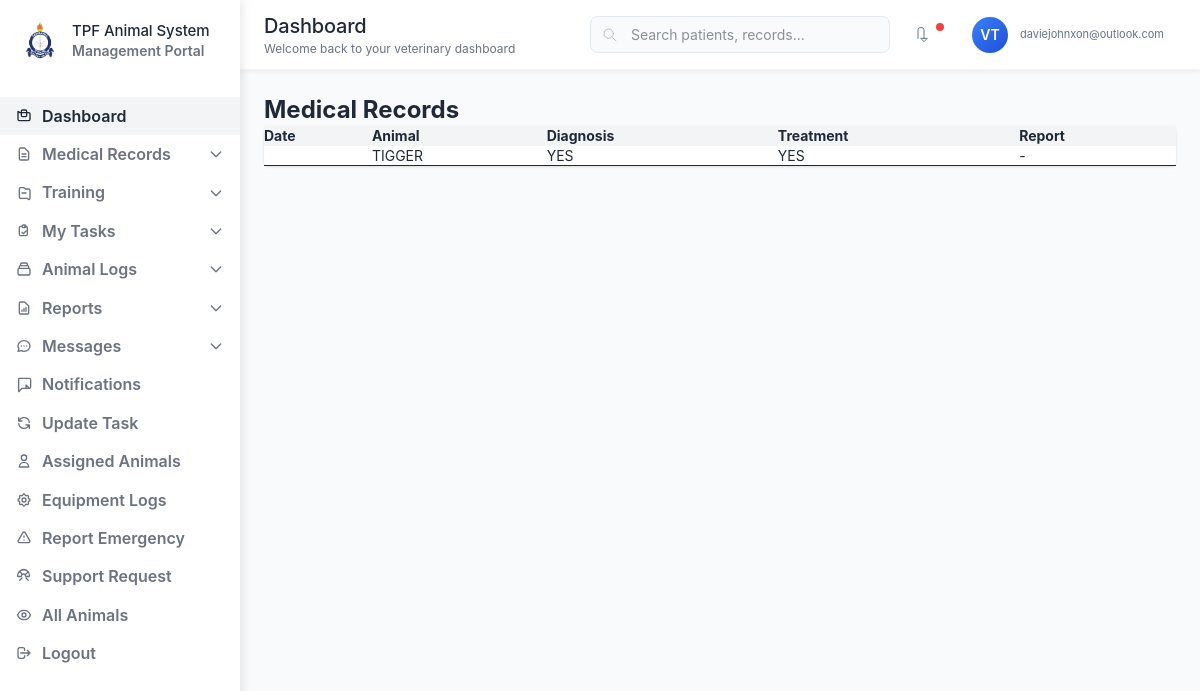
/dashboard/vet/Tps_Moshi/records/ (signed in), run on the app's committed database.
### accounts/models.py (models this page shows, shortened)
class CustomUser(AbstractUser):
    email = models.EmailField(unique=True)
    role = models.CharField(max_length=30, choices=ROLES)
    branch = models.ForeignKey('core.Branch', on_delete=models.SET_NULL, null=True, blank=True)

### core/models.py (models this page shows, shortened)
class MedicalRecord(models.Model):
    REPORT_TYPES = [
        ('breeding', 'Breeding'),
        ('lab_diagnosis', 'Lab Diagnosis'),
        ('deworming', 'Deworming'),
        ('postmortem', 'Postmortem'),
        ('transfer', 'Transfer'),
        ('referral', 'Referral'),
        ('dipping', 'Dipping'),
        ('surgery', 'Surgery'),
        ('vaccination', 'Vaccination'),
        ('checkup', 'Routine Checkup'),
        ('emergency', 'Emergency'),
    ]
    animal = models.ForeignKey(Animal, on_delete=models.CASCADE, related_name='medical_records')
    veterinarian = models.ForeignKey(CustomUser, on_delete=models.CASCADE, related_name='medical_records')
    report_type = models.CharField(max_length=50, choices=REPORT_TYPES)
    diagnosis = models.TextField()
    treatment = models.TextField()
    document = models.FileField(upload_to='medical_documents/', blank=True, null=True)
    weight = models.DecimalField(max_digits=5, decimal_places=2, blank=True, null=True)
    temperature = models.DecimalField(max_digits=4, decimal_places=1, blank=True, null=True)
    mating_date = models.DateField(blank=True, null=True)
    expected_delivery_date = models.DateField(blank=True, null=True)
    breeding_method = models.CharField(max_length=100, blank=True, null=True)
    lab_test_name = models.CharField(max_length=255, blank=True, null=True)
    test_result = models.TextField(blank=True, null=True)
    sample_type = models.CharField(max_length=100, blank=True, null=True)
    dewormer_name = models.CharField(max_length=100, blank=True, null=True)
    next_deworming_date = models.DateField(blank=True, null=True)
    cause_of_death = models.TextField(blank=True, null=True)
    postmortem_findings = models.TextField(blank=True, null=True)
    transfer_from = models.CharField(max_length=255, blank=True, null=True)
    transfer_to = models.CharField(max_length=255, blank=True, null=True)
    reason_for_transfer = models.TextField(blank=True, null=True)
    referred_to = models.CharField(max_length=255, blank=True, null=True)
    referral_reason = models.TextField(blank=True, null=True)
    dip_type = models.CharField(max_length=100, blank=True, null=True)
    dipping_location = models.CharField(max_length=255, blank=True, null=True)
    surgery_type = models.CharField(max_length=255, blank=True, null=True)
    anesthesia_used = models.CharField(max_length=255, blank=True, null=True)
    vaccine_name = models.CharField(max_length=255, blank=True, null=True)
    next_due_date = models.DateField(blank=True, null=True)
    date_recorded = models.DateTimeField(auto_now_add=True)
    updated_at = models.DateTimeField(auto_now=True)
    class Meta:
        ordering = ['-date_recorded']

class Animal(models.Model):
    SPECIES_CHOICES = [
        ('dog', 'Dog'),
        ('horse', 'Horse'),
        ('cat', 'Cat'),
        ('other', 'Other'),
    ]
    name = models.CharField(max_length=255)
    species = models.CharField(max_length=100, choices=SPECIES_CHOICES)
    breed = models.CharField(max_length=100, blank=True, null=True)
    force_number = models.CharField(max_length=100, unique=True)
    age = models.DecimalField(max_digits=5, decimal_places=2)
    date_of_birth = models.DateField(null=True, blank=True)
    owner_name = models.CharField(max_length=255)
    photo = models.ImageField(upload_to='animal_photos/', blank=True, null=True)
    branch = models.ForeignKey(Branch, on_delete=models.CASCADE)
    assigned_users = models.ManyToManyField(CustomUser, related_name='assigned_animals', blank=True)
    assigned_vet = models.ForeignKey(CustomUser, on_delete=models.SET_NULL, null=True, blank=True, related_name='vet_animals')
    created_at = models.DateTimeField(auto_now_add=True)
    updated_at = models.DateTimeField(auto_now=True)
    class Meta:
        ordering = ['-created_at']

### veterinarian_dashboard/views.py (the view)
# urls.py: path('<str:branch>/records/', medical_records_list, name='medical_records_list'),
@login_required
def medical_records_list(request, branch):
    if not is_authorized_branch(request.user, branch, role='veterinarian'):
        return render(request, 'errors/unauthorized.html', status=403)
    records = MedicalRecord.objects.filter(
        veterinarian=request.user,
        animal__branch__name__iexact=branch
    ).order_by('-date_recorded')
    return render(
        request,
        'veterinarian_dashboard/medical_records_list.html',
        {'records': records, 'branch': branch}
    )

### templates/veterinarian_dashboard/medical_records_list.html
{% extends "veterinarian_dashboard/base_dashboard.html" %}
{% block content %}
<h2 class="text-2xl font-bold mb-4">Medical Records</h2>
<table class="w-full table-auto bg-white rounded shadow">
    <thead class="bg-gray-100">
        <tr>
            <th class="px-4 py-2 text-left">Date</th>
            <th class="px-4 py-2 text-left">Animal</th>
            <th class="px-4 py-2 text-left">Diagnosis</th>
            <th class="px-4 py-2 text-left">Treatment</th>
            <th class="px-4 py-2 text-left">Report</th>
        </tr>
    </thead>
    <tbody>
        {% for record in records %}
        <tr class="border-b">
            <td class="px-4 py-2">{{ record.date }}</td>
            <td class="px-4 py-2">{{ record.animal.name }}</td>
            <td class="px-4 py-2">{{ record.diagnosis }}</td>
            <td class="px-4 py-2">{{ record.treatment }}</td>
            <td class="px-4 py-2">
                {% if record.document %}
                    <a href="{{ record.document.url }}" class="text-blue-600 underline" target="_blank">View</a>
                {% else %}
                    -
                {% endif %}
            </td>
        </tr>
        {% empty %}
        <tr><td colspan="5" class="text-center py-4">No records found.</td></tr>
        {% endfor %}
    </tbody>
</table>
{% endblock %}

### templates/veterinarian_dashboard/base_dashboard.html (shortened to what this page needs)
{% load static %}
<!DOCTYPE html>
<html lang="en">
<head>
  <link href="{% static 'css/dist/styles.css' %}" rel="stylesheet" />
</head>
<body>
<aside id="sidebar" class="sidebar">
  <div class="sidebar-logo flex items-center space-x-3">
    <img src="{% static 'images/tanzania-police-logo.png' %}" alt="Logo" class="w-10 h-10 object-contain" />
    <div>
      <div class="logo-text">TPF Animal System</div>
      <div class="logo-subtitle">Management Portal</div>
    </div>
  </div>
  <nav class="sidebar-nav">
    <a href="{% url 'vet_dashboard' branch=branch %}" class="nav-item {% block dashboard_active %}active{% endblock %}">
      Dashboard
    </a>
    <div class="nav-dropdown">
      <button class="nav-item" onclick="toggleDropdown(this)" aria-expanded="false">
        <svg class="nav-item-icon" fill="none" stroke="currentColor" viewBox="0 0 24 24" aria-hidden="true">
          <path stroke-linecap="round" stroke-linejoin="round" stroke-width="2" d="M9 12h6m-6 4h6m2 5H7a2 2 0 01-2-2V5a2 2 0 012-2h5.586a1 1 0 01.707.293l5.414 5.414a1 1 0 01.293.707V19a2 2 0 01-2 2z"/>
        </svg>
        Medical Records
        <svg class="dropdown-arrow" fill="none" stroke="currentColor" viewBox="0 0 24 24" aria-hidden="true">
          <path stroke-linecap="round" stroke-linejoin="round" stroke-width="2" d="M19 9l-7 7-7-7"/>
        </svg>
      </button>
    </div>
<div class="nav-dropdown">
  <button class="nav-item" onclick="toggleDropdown(this)" aria-expanded="false">
    <svg class="nav-item-icon" fill="none" stroke="currentColor" viewBox="0 0 24 24" aria-hidden="true">
      <path stroke-linecap="round" stroke-linejoin="round" stroke-width="2"
            d="M9 12h6m2 8H7a2 2 0 01-2-2V6a2 2 0 012-2h5l2 2h5a2 2 0 012 2v12a2 2 0 01-2 2z"/>
    </svg>
    Training
    <svg class="dropdown-arrow" fill="none" stroke="currentColor" viewBox="0 0 24 24" aria-hidden="true">
      <path stroke-linecap="round" stroke-linejoin="round" stroke-width="2" d="M19 9l-7 7-7-7"/>
    </svg>
  </button>
</div>
    <div class="nav-dropdown">
      <button class="nav-item" onclick="toggleDropdown(this)" aria-expanded="false">
        My Tasks
        <svg class="dropdown-arrow" fill="none" stroke="currentColor" viewBox="0 0 24 24" aria-hidden="true">
          <path stroke-linecap="round" stroke-linejoin="round" stroke-width="2" d="M19 9l-7 7-7-7"/>
        </svg>
      </button>
    </div>
    <div class="nav-dropdown">
      <button class="nav-item" onclick="toggleDropdown(this)" aria-expanded="false">
        Animal Logs
        <svg class="dropdown-arrow" fill="none" stroke="currentColor" viewBox="0 0 24 24" aria-hidden="true">
          <path stroke-linecap="round" stroke-linejoin="round" stroke-width="2" d="M19 9l-7 7-7-7"/>
        </svg>
      </button>
    </div>
    <div class="nav-dropdown">
      <button class="nav-item" onclick="toggleDropdown(this)" aria-expanded="false">
        <svg class="nav-item-icon" fill="none" stroke="currentColor" viewBox="0 0 24 24" aria-hidden="true">
          <path stroke-linecap="round" stroke-linejoin="round" stroke-width="2" d="M9 17v-2m3 2v-4m3 4v-6m2 10H7a2 2 0 01-2-2V5a2 2 0 012-2h5.586a1 1 0 01.707.293l5.414 5.414a1 1 0 01.293.707V19a2 2 0 01-2 2z"/>
        </svg>
        Reports
        <svg class="dropdown-arrow" fill="none" stroke="currentColor" viewBox="0 0 24 24" aria-hidden="true">
          <path stroke-linecap="round" stroke-linejoin="round" stroke-width="2" d="M19 9l-7 7-7-7"/>
        </svg>
      </button>
    </div>
    <div class="nav-dropdown">
      <button class="nav-item" onclick="toggleDropdown(this)" aria-expanded="false">
        Messages
        <svg class="dropdown-arrow" fill="none" stroke="currentColor" viewBox="0 0 24 24" aria-hidden="true">
          <path stroke-linecap="round" stroke-linejoin="round" stroke-width="2" d="M19 9l-7 7-7-7"/>
        </svg>
      </button>
    </div>
    <a href="{% url 'notifications' branch=branch %}" class="nav-item">
      <svg class="nav-item-icon" fill="none" stroke="currentColor" viewBox="0 0 24 24" aria-hidden="true">
        <path stroke-linecap="round" stroke-linejoin="round" stroke-width="2" d="M15 17h5l-5-5v5zM4 2v20l5-5h11a2 2 0 002-2V4a2 2 0 00-2-2H4z"/>
      </svg>
      Notifications
    </a>
    <a href="{% url 'update_task' branch=branch %}" class="nav-item">
      <svg class="nav-item-icon" fill="none" stroke="currentColor" viewBox="0 0 24 24" aria-hidden="true">
        <path stroke-linecap="round" stroke-linejoin="round" stroke-width="2" d="M4 4v5h.582m15.356 2A8.001 8.001 0 004.582 9m0 0H9m11 11v-5h-.581m0 0a8.003 8.003 0 01-15.357-2m15.357 2H15"/>
      </svg>
      Update Task
    </a>
    <a href="{% url 'animal_list' branch=branch %}" class="nav-item">
      <svg class="nav-item-icon" fill="none" stroke="currentColor" viewBox="0 0 24 24" aria-hidden="true">
        <path stroke-linecap="round" stroke-linejoin="round" stroke-width="2" d="M16 7a4 4 0 11-8 0 4 4 0 018 0zM12 14a7 7 0 00-7 7h14a7 7 0 00-7-7z"/>
      </svg>
      Assigned Animals
    </a>
    <a href="{% url 'equipment_logs' branch=branch %}" class="nav-item">
      Equipment Logs
    </a>
    <a href="{% url 'report_emergency' branch=branch %}" class="nav-item">
      <svg class="nav-item-icon" fill="none" stroke="currentColor" viewBox="0 0 24 24" aria-hidden="true">
        <path stroke-linecap="round" stroke-linejoin="round" stroke-width="2" d="M12 9v2m0 4h.01m-6.938 4h13.856c1.54 0 2.502-1.667 1.732-3L13.732 4c-.77-1.333-2.694-1.333-3.464 0L3.34 16c-.77 1.333.192 3 1.732 3z"/>
      </svg>
      Report Emergency
    </a>
    <a href="{% url 'support_request' branch=branch %}" class="nav-item">
      Support Request
    </a>
    <a href="{% url 'animal_list' branch=branch %}" class="nav-item">
      All Animals
    </a>
    <a href="{% url 'logout' %}" class="nav-item nav-item-logout">
      <svg class="nav-item-icon" fill="none" stroke="currentColor" viewBox="0 0 24 24" aria-hidden="true">
        <path stroke-linecap="round" stroke-linejoin="round" stroke-width="2" d="M17 16l4-4m0 0l-4-4m4 4H7m6 4v1a3 3 0 01-3 3H6a3 3 0 01-3-3V7a3 3 0 013-3h4a3 3 0 013 3v1"/>
      </svg>
      Logout
    </a>
  </nav>
</aside>
  <main class="main-content">
    <header class="top-header">
      <div class="header-left">
        <div>
          <h1 class="page-title">{% block page_header %}Dashboard{% endblock %}</h1>
          <p class="page-subtitle">{% block page_subtitle %}Welcome back to your veterinary dashboard{% endblock %}</p>
        </div>
      </div>
      <div class="header-right">
        <div class="search-box">
          <svg class="search-icon" fill="none" stroke="currentColor" viewBox="0 0 24 24" aria-hidden="true">
            <path stroke-linecap="round" stroke-linejoin="round" d="M21 21l-6-6m2-5a7 7 0 11-14 0 7 7 0 0114 0z"/>
          </svg>
          <input type="text" class="search-input" placeholder="Search patients, records..." />
        </div>
        <div class="header-actions">
          <button class="header-btn" aria-label="Notifications">
            <svg class="nav-item-icon" fill="none" stroke="currentColor" viewBox="0 0 24 24" aria-hidden="true">
              <path stroke-linecap="round" stroke-linejoin="round" d="M15 17h5l-5 5-5-5h5v-13a3 3 0 00-3-3H9a3 3 0 00-3 3v13"/>
            </svg>
            <span class="notification-badge"></span>
          </button>
          <div class="user-profile" aria-label="User profile">
            <div class="user-avatar">
              {{ request.user.first_name.0|default:'V' }}{{ request.user.last_name.0|default:'T' }}
            </div>
            <div class="user-info">
              <div class="user-email">{{ request.user.email }}</div>
            </div>
          </div>
        </div>
      </div>
    </header>
    <section class="content-area">
      {% block content %}{% endblock %}
    </section>
  </main>
</body>
</html>

### data on the page
CustomUser: user.first_name.0 "V", user.last_name.0 "T", user.email "daviejohnxon@outlook.com"
MedicalRecord: animal.name "TIGGER", diagnosis "YES", treatment "YES"
